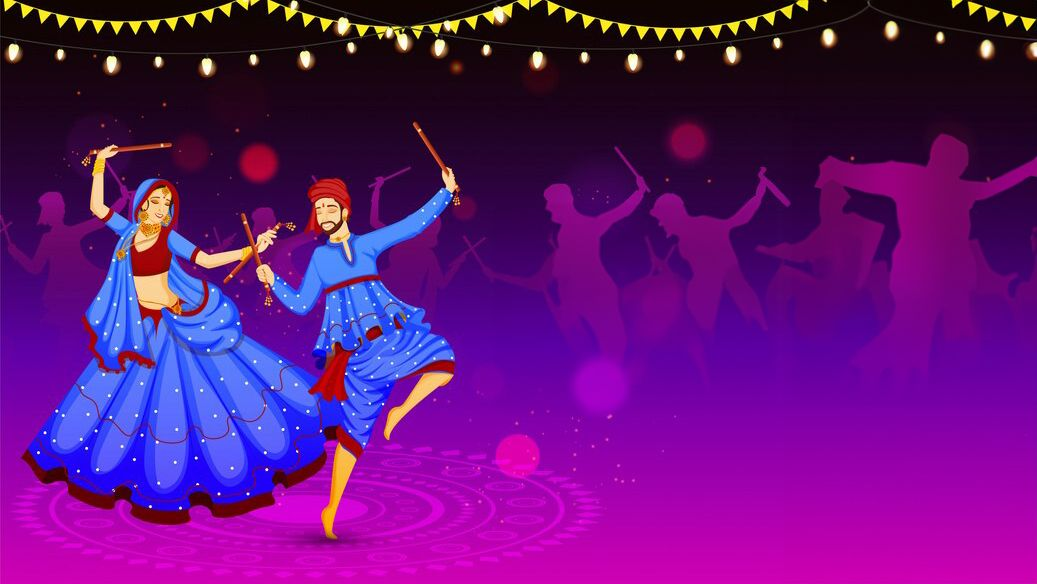
#> input picture assets/banner-sources/dandiya-purple.jpg, 1037 x 584 px, found by its file name
$ python make-banners.py
#> lines starting #> are read from the running program, lines starting #| are printed output that depends on the picture
"""
Home-page banner artwork.

    python3 scripts/make-banners.py

The carousel writes its own eyebrow, headline and CTA over the LEFT of every
slide, so a banner is a treated background rather than a finished poster. Two
things follow, and both were learned by getting them wrong:

  * **The subject has to sit right.** A source with its dancers on the left puts
    them directly under the headline. `mirror` flips those, which for a
    symmetrical illustration costs nothing and clears the copy area entirely.
  * **Cover-crop, never fit-and-extend.** Fitting a 16:9 source to height and
    stretching its edge column to fill the rest leaves a smear down the left
    third that reads as a rendering fault. Cropping vertically loses the top of
    the string lights and costs nothing anyone notices.
  * **The scrim is as light as legibility allows.** An earlier pass darkened
    the left 86% at 0.92 strength, which made the copy perfectly readable and
    the artwork almost invisible. These sources are already dark where the text
    lands, so a much lighter wash is enough.

Sources live in assets/banner-sources (not served) so this stays reproducible.
Outputs are baseline JPEG — resvg cannot decode progressive, and a banner may
later be reused as a cover, which would silently break the share card.
"""
from PIL import Image
import os

W, H = 1800, 600
NAVY = (14, 26, 56)

BANNERS = [
    # name,        source,                                     mirror, scrim, anchor
    ("dandiya",    "assets/banner-sources/dandiya-purple.jpg",    True,  0.42, 0.42),
    ("garba-night","assets/banner-sources/garba-night-flat.jpg",  False, 0.46, 0.48),
    # A third, from the licensed Wikimedia photography, was tried and dropped.
    # A bright daytime photograph needs a scrim heavy enough to make white copy
    # legible, and that scrim is precisely what these banners exist without —
    # the whole point is that the artwork stays visible. Illustrations carry
    # their own dark ground; photographs do not.
]


def build(name, src, mirror, scrim, anchor):
#> called with name = 'dandiya', src = 'assets/banner-sources/dandiya-purple.jpg', mirror = True, scrim = 0.42, anchor = 0.42
    im = Image.open(src).convert("RGB")
#> im is the input picture: PIL image 1037x584 RGB; mean R, G, B 97.6, 17.5, 118.7
    if mirror:
        im = im.transpose(Image.FLIP_LEFT_RIGHT)
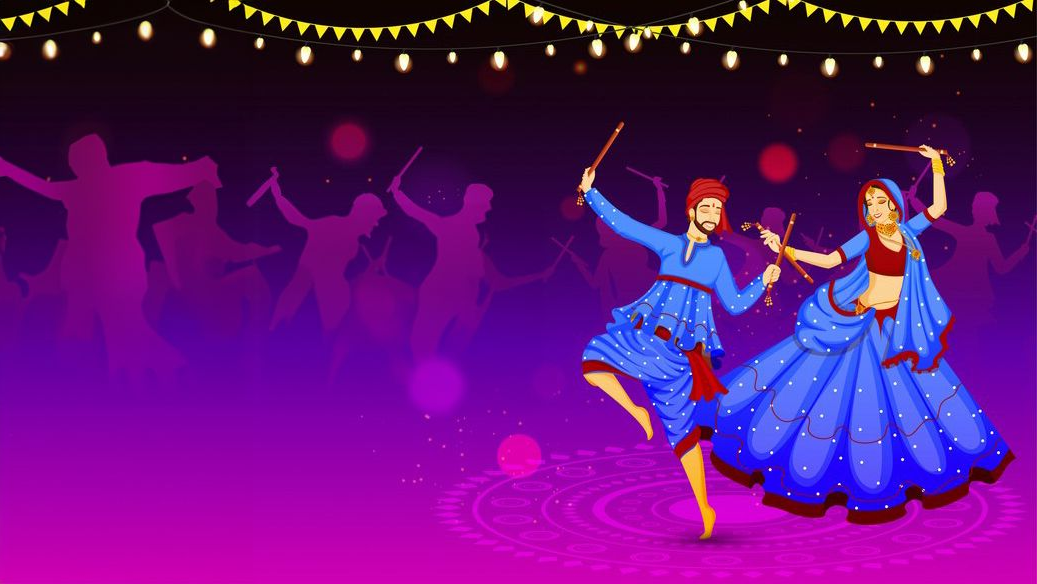
#> im: PIL image 1037x584 RGB; mean R, G, B 97.6, 17.5, 118.7

    # Cover: scale so the source fills the frame, then crop the overflow. The
    # anchor decides which slice of the height survives — dancers' feet and
    # faces are not in the same place in every source.
    r = max(W / im.width, H / im.height)
#> r = 1.74
    art = im.resize((round(im.width * r), round(im.height * r)), Image.LANCZOS)
    x = (art.width - W) // 2
#> x = 0
    y = round((art.height - H) * anchor)
#> y = 174
    canvas = art.crop((x, y, x + W, y + H))
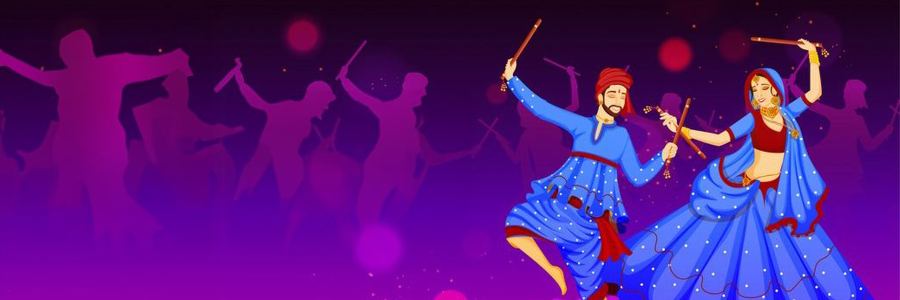
#> canvas: PIL image 1800x600 RGB (shown at 1/2 size); mean R, G, B 86.1, 20.5, 123.8

    px = canvas.load()
    for x in range(W):
        t = x / (W - 1)
        a = scrim * max(0.0, 1 - (t / 0.62)) ** 0.85
        if a <= 0:
            continue
        for y in range(H):
            r_, g_, b_ = px[x, y]
            px[x, y] = (
                round(r_ + (NAVY[0] - r_) * a),
                round(g_ + (NAVY[1] - g_) * a),
                round(b_ + (NAVY[2] - b_) * a),
            )

    out = f"public/images/banners/{name}.jpg"
    canvas.save(out, "JPEG", quality=86, progressive=False, optimize=True)
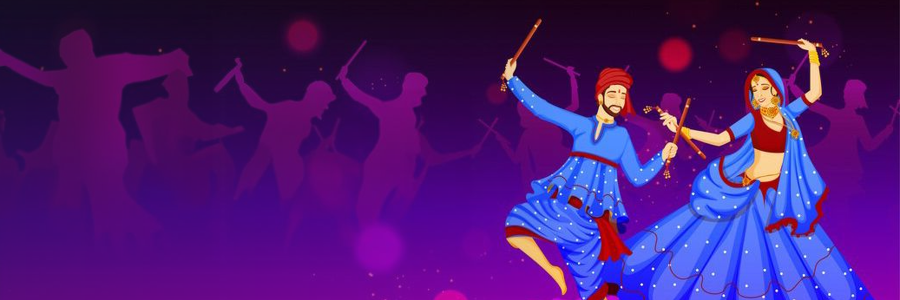
#> saved as dandiya.jpg: PIL image 1800x600 RGB (shown at 1/2 size); mean R, G, B 75.3, 23.9, 115.6
    print(f"  {out:<40} {os.path.getsize(out)//1024:>4}KB")


if __name__ == "__main__":
    os.makedirs("public/images/banners", exist_ok=True)
    # The previous set is replaced, not added to.
    for f in os.listdir("public/images/banners"):
        if f.endswith(".jpg") and f[:-4] not in {b[0] for b in BANNERS}:
            os.remove(f"public/images/banners/{f}")
            print(f"  removed old banner {f}")
    print("banner artwork:")
    for args in BANNERS:
        build(*args)
#> pass 2 of the loop `for args in BANNERS:`:
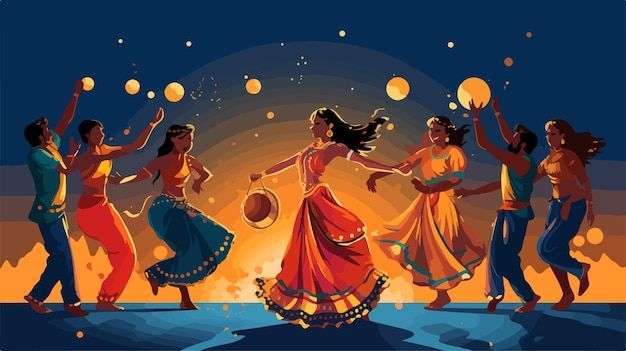
#> input picture assets/banner-sources/garba-night-flat.jpg, 626 x 351 px, found by its file name
#> in build, im is the input picture: PIL image 626x351 RGB; mean R, G, B 83.6, 67.7, 67.9
#> art: PIL image 1800x1009 RGB
#> in build (call 2), `canvas = art.crop((x, y, x + W, y + H))`:
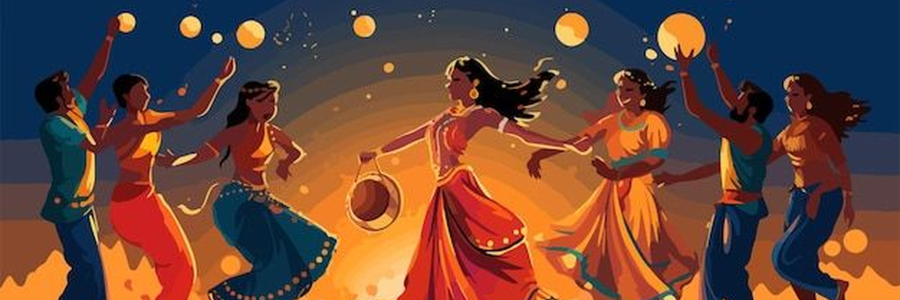
#> canvas: PIL image 1800x600 RGB (shown at 1/2 size); mean R, G, B 105.7, 69.8, 58
#> in build (call 2), `canvas.save(out, "JPEG", quality=86, progressive=False, optimize=True)`:
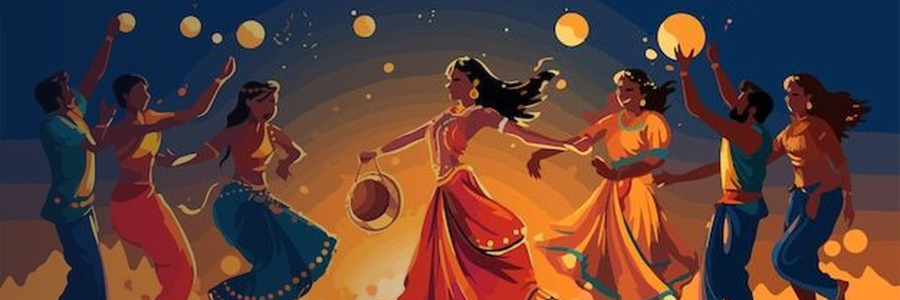
#> saved as garba-night.jpg: PIL image 1800x600 RGB (shown at 1/2 size); mean R, G, B 92.7, 63.3, 57.4
